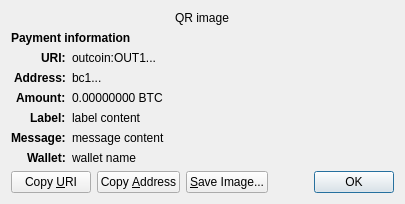
<?xml version="1.0" encoding="UTF-8"?>
<ui version="4.0">
 <class>ReceiveRequestDialog</class>
 <widget class="QDialog" name="ReceiveRequestDialog">
  <property name="geometry">
   <rect>
    <x>0</x>
    <y>0</y>
    <width>413</width>
    <height>229</height>
   </rect>
  </property>
  <property name="windowTitle">
   <string>Request payment to ...</string>
  </property>
  <layout class="QGridLayout" name="gridLayout" columnstretch="0,1">
   <property name="sizeConstraint">
    <enum>QLayout::SetFixedSize</enum>
   </property>
   <item row="0" column="0" colspan="2" alignment="Qt::AlignHCenter">
    <widget class="QRImageWidget" name="qr_code">
     <property name="text">
      <string notr="true">QR image</string>
     </property>
     <property name="textInteractionFlags">
      <set>Qt::NoTextInteraction</set>
     </property>
    </widget>
   </item>
   <item row="1" column="0" colspan="2">
    <widget class="QLabel" name="payment_header">
     <property name="font">
      <font>
       <weight>75</weight>
       <bold>true</bold>
      </font>
     </property>
     <property name="text">
      <string>Payment information</string>
     </property>
     <property name="textInteractionFlags">
      <set>Qt::NoTextInteraction</set>
     </property>
    </widget>
   </item>
   <item row="2" column="0" alignment="Qt::AlignRight|Qt::AlignTop">
    <widget class="QLabel" name="uri_tag">
     <property name="font">
      <font>
       <weight>75</weight>
       <bold>true</bold>
      </font>
     </property>
     <property name="text">
      <string notr="true">URI:</string>
     </property>
     <property name="textFormat">
      <enum>Qt::PlainText</enum>
     </property>
     <property name="textInteractionFlags">
      <set>Qt::NoTextInteraction</set>
     </property>
    </widget>
   </item>
   <item row="2" column="1" alignment="Qt::AlignTop">
    <widget class="QLabel" name="uri_content">
     <property name="text">
      <string notr="true">outcoin:OUT1...</string>
     </property>
     <property name="textFormat">
      <enum>Qt::RichText</enum>
     </property>
     <property name="wordWrap">
      <bool>true</bool>
     </property>
     <property name="textInteractionFlags">
      <set>Qt::TextSelectableByMouse</set>
     </property>
    </widget>
   </item>
   <item row="3" column="0" alignment="Qt::AlignRight|Qt::AlignTop">
    <widget class="QLabel" name="address_tag">
     <property name="font">
      <font>
       <weight>75</weight>
       <bold>true</bold>
      </font>
     </property>
     <property name="text">
      <string>Address:</string>
     </property>
     <property name="textInteractionFlags">
      <set>Qt::NoTextInteraction</set>
     </property>
    </widget>
   </item>
   <item row="3" column="1" alignment="Qt::AlignTop">
    <widget class="QLabel" name="address_content">
     <property name="text">
      <string notr="true">bc1...</string>
     </property>
     <property name="textFormat">
      <enum>Qt::PlainText</enum>
     </property>
     <property name="textInteractionFlags">
      <set>Qt::TextSelectableByMouse</set>
     </property>
    </widget>
   </item>
   <item row="4" column="0" alignment="Qt::AlignRight|Qt::AlignTop">
    <widget class="QLabel" name="amount_tag">
     <property name="font">
      <font>
       <weight>75</weight>
       <bold>true</bold>
      </font>
     </property>
     <property name="text">
      <string>Amount:</string>
     </property>
     <property name="textInteractionFlags">
      <set>Qt::NoTextInteraction</set>
     </property>
    </widget>
   </item>
   <item row="4" column="1" alignment="Qt::AlignTop">
    <widget class="QLabel" name="amount_content">
     <property name="text">
      <string notr="true">0.00000000 BTC</string>
     </property>
     <property name="textFormat">
      <enum>Qt::PlainText</enum>
     </property>
     <property name="textInteractionFlags">
      <set>Qt::TextSelectableByMouse</set>
     </property>
    </widget>
   </item>
   <item row="5" column="0" alignment="Qt::AlignRight|Qt::AlignTop">
    <widget class="QLabel" name="label_tag">
     <property name="font">
      <font>
       <weight>75</weight>
       <bold>true</bold>
      </font>
     </property>
     <property name="text">
      <string>Label:</string>
     </property>
     <property name="textInteractionFlags">
      <set>Qt::NoTextInteraction</set>
     </property>
    </widget>
   </item>
   <item row="5" column="1" alignment="Qt::AlignTop">
    <widget class="QLabel" name="label_content">
     <property name="text">
      <string notr="true">label content</string>
     </property>
     <property name="textFormat">
      <enum>Qt::PlainText</enum>
     </property>
     <property name="wordWrap">
      <bool>true</bool>
     </property>
     <property name="textInteractionFlags">
      <set>Qt::TextSelectableByMouse</set>
     </property>
    </widget>
   </item>
   <item row="6" column="0" alignment="Qt::AlignRight|Qt::AlignTop">
    <widget class="QLabel" name="message_tag">
     <property name="font">
      <font>
       <weight>75</weight>
       <bold>true</bold>
      </font>
     </property>
     <property name="text">
      <string>Message:</string>
     </property>
     <property name="textInteractionFlags">
      <set>Qt::NoTextInteraction</set>
     </property>
    </widget>
   </item>
   <item row="6" column="1" alignment="Qt::AlignTop">
    <widget class="QLabel" name="message_content">
     <property name="text">
      <string notr="true">message content</string>
     </property>
     <property name="textFormat">
      <enum>Qt::PlainText</enum>
     </property>
     <property name="wordWrap">
      <bool>true</bool>
     </property>
     <property name="textInteractionFlags">
      <set>Qt::TextSelectableByMouse</set>
     </property>
    </widget>
   </item>
   <item row="7" column="0" alignment="Qt::AlignRight|Qt::AlignTop">
    <widget class="QLabel" name="wallet_tag">
     <property name="font">
      <font>
       <weight>75</weight>
       <bold>true</bold>
      </font>
     </property>
     <property name="text">
      <string>Wallet:</string>
     </property>
     <property name="textInteractionFlags">
      <set>Qt::NoTextInteraction</set>
     </property>
    </widget>
   </item>
   <item row="7" column="1" alignment="Qt::AlignTop">
    <widget class="QLabel" name="wallet_content">
     <property name="text">
      <string notr="true">wallet name</string>
     </property>
     <property name="textFormat">
      <enum>Qt::PlainText</enum>
     </property>
     <property name="wordWrap">
      <bool>true</bool>
     </property>
     <property name="textInteractionFlags">
      <set>Qt::TextSelectableByMouse</set>
     </property>
    </widget>
   </item>
   <item row="8" column="0" colspan="2">
    <layout class="QHBoxLayout" name="horizontalLayout">
     <item>
      <widget class="QPushButton" name="btnCopyURI">
       <property name="text">
        <string>Copy &amp;URI</string>
       </property>
       <property name="autoDefault">
        <bool>false</bool>
       </property>
      </widget>
     </item>
     <item>
      <widget class="QPushButton" name="btnCopyAddress">
       <property name="text">
        <string>Copy &amp;Address</string>
       </property>
       <property name="autoDefault">
        <bool>false</bool>
       </property>
      </widget>
     </item>
     <item>
      <widget class="QPushButton" name="btnSaveAs">
       <property name="text">
        <string>&amp;Save Image...</string>
       </property>
       <property name="autoDefault">
        <bool>false</bool>
       </property>
      </widget>
     </item>
     <item>
      <spacer name="horizontalSpacer_2">
       <property name="orientation">
        <enum>Qt::Horizontal</enum>
       </property>
       <property name="sizeHint" stdset="0">
        <size>
         <width>40</width>
         <height>20</height>
        </size>
       </property>
      </spacer>
     </item>
     <item>
      <widget class="QDialogButtonBox" name="buttonBox">
       <property name="focusPolicy">
        <enum>Qt::StrongFocus</enum>
       </property>
       <property name="standardButtons">
        <set>QDialogButtonBox::Ok</set>
       </property>
      </widget>
     </item>
    </layout>
   </item>
  </layout>
 </widget>
 <customwidgets>
  <customwidget>
   <class>QRImageWidget</class>
   <extends>QLabel</extends>
   <header>qt/qrimagewidget.h</header>
  </customwidget>
 </customwidgets>
 <tabstops>
  <tabstop>buttonBox</tabstop>
  <tabstop>btnCopyURI</tabstop>
  <tabstop>btnCopyAddress</tabstop>
  <tabstop>btnSaveAs</tabstop>
 </tabstops>
 <resources/>
 <connections>
  <connection>
   <sender>buttonBox</sender>
   <signal>accepted()</signal>
   <receiver>ReceiveRequestDialog</receiver>
   <slot>accept()</slot>
   <hints>
    <hint type="sourcelabel">
     <x>135</x>
     <y>230</y>
    </hint>
    <hint type="destinationlabel">
     <x>135</x>
     <y>126</y>
    </hint>
   </hints>
  </connection>
 </connections>
</ui>
